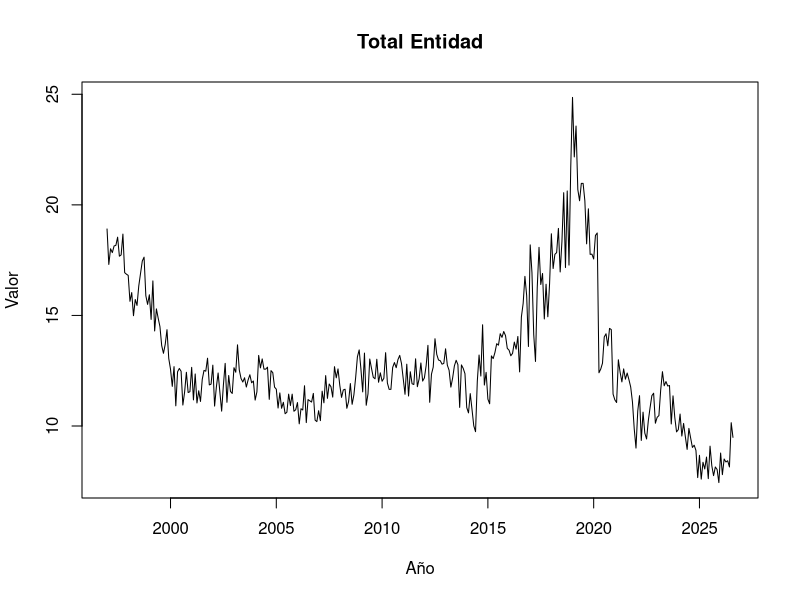

Generate this figure with R:
library(readxl)
library(dplyr)
library(lubridate)

# 1. Importar la base de datos
datos <- read_excel("data/data_sinfuente.xlsx")

# 2. Revisar la estructura
names(datos)
str(datos)
head(datos)
summary(datos)

#Convertir date a fecha mensual
datos <- datos %>%
  mutate(date = ym(date))

# Comprobar la conversión
str(datos)
head(datos)
tail(datos)

#Comprobar que los datos estén completos
# Ordenar cronológicamente
datos <- datos %>%
  arrange(date)
# Revisar valores faltantes
colSums(is.na(datos))
# Revisar fechas duplicadas
sum(duplicated(datos$date))
# Revisar la distancia entre observaciones
meses <- year(datos$date) * 12 + month(datos$date)
all(diff(meses) == 1)

#Crear el objeto de serie de tiempo
serie <- ts(
  datos[["Total Entidad"]],
  start = c(1997, 1),
  frequency = 12
)

# Revisar la serie
start(serie)
end(serie)
frequency(serie)

# Graficar
plot(
  serie,
  main = "Total Entidad",
  xlab = "Año",
  ylab = "Valor"
)

# Guardar base procesada
write.csv(
  datos,
  "data/datos_procesados.csv",
  row.names = FALSE
)

# Guardar base en formato nativo de R
saveRDS(
  datos,
  "data/datos_procesados.rds"
)

# Guardar objeto de serie de tiempo
saveRDS(
  serie,
  "data/serie_tiempo.rds"
)
